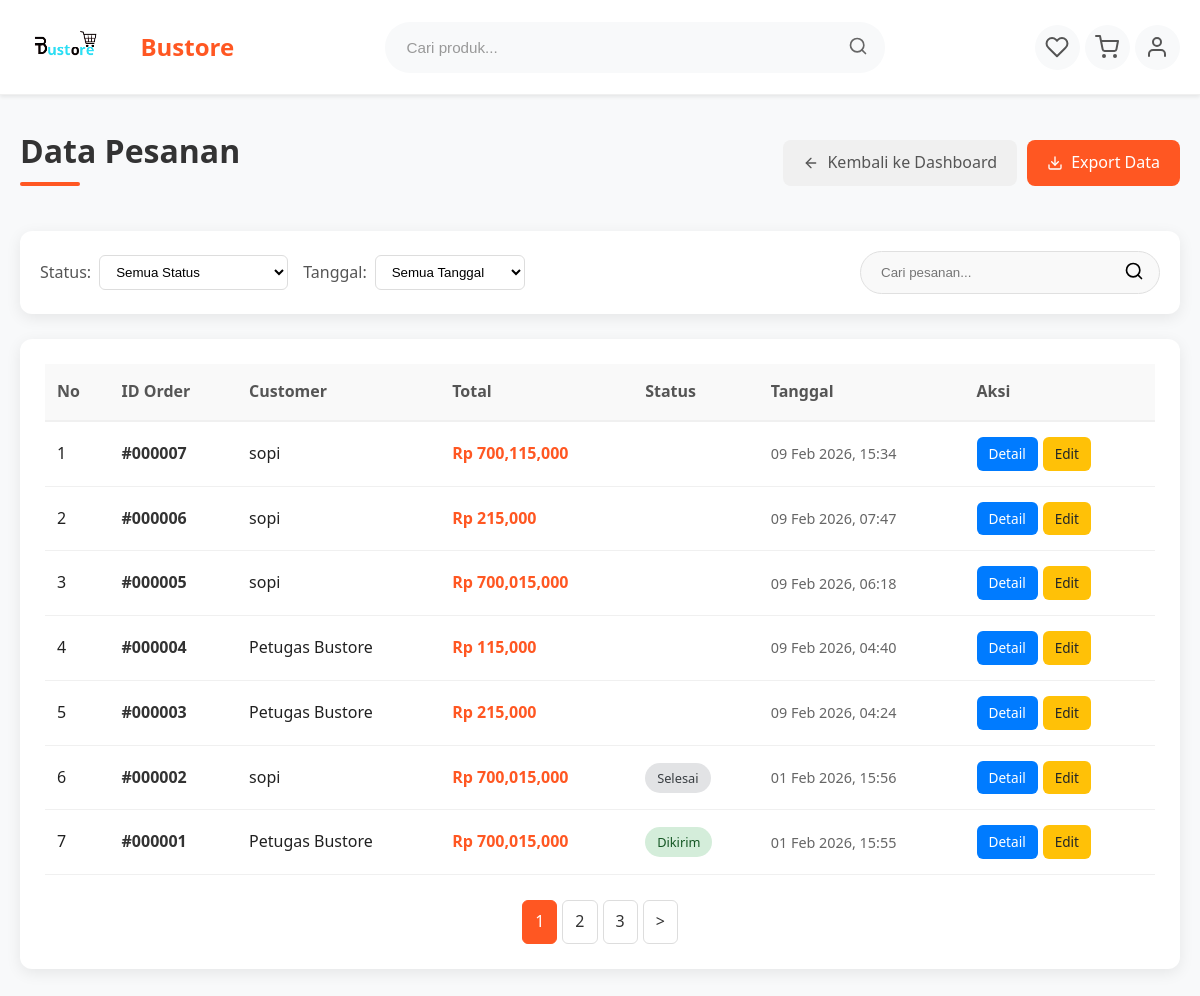
The app's page /admin/orders.php (signed in) with its own data.
### tables this page shows
CREATE TABLE `orders` (
  `id` int(11) NOT NULL,
  `user_id` int(11) NOT NULL,
  `total_price` int(11) NOT NULL COMMENT 'Total harga setelah ongkir',
  `shipping_cost` int(11) NOT NULL DEFAULT 0 COMMENT 'Biaya ongkir',
  `status` enum('Menunggu Pembayaran','Dikemas','Dikirim','Selesai','Dibatalkan') NOT NULL DEFAULT 'Menunggu Pembayaran',
  `payment_method` varchar(50) DEFAULT NULL COMMENT 'Metode pembayaran (Transfer, E-Wallet)',
  `payment_proof` varchar(255) DEFAULT NULL COMMENT 'Bukti pembayaran',
  `resi` varchar(100) DEFAULT NULL COMMENT 'Nomor resi tracking',
  `shipping_address` text DEFAULT NULL COMMENT 'Alamat pengiriman lengkap',
  `created_at` timestamp NOT NULL DEFAULT current_timestamp(),
  `updated_at` timestamp NOT NULL DEFAULT current_timestamp() ON UPDATE current_timestamp()
);

CREATE TABLE `users` (
  `id` int(11) NOT NULL,
  `name` varchar(100) DEFAULT NULL,
  `email` varchar(100) DEFAULT NULL,
  `phone` varchar(20) DEFAULT NULL,
  `address` text DEFAULT NULL,
  `profile_pic` varchar(255) DEFAULT NULL,
  `password` varchar(255) DEFAULT NULL,
  `role` enum('admin','petugas','customer') DEFAULT 'customer',
  `is_blacklisted` tinyint(1) NOT NULL DEFAULT 0
);

### admin/orders.php (the view, shortened to what this page needs)
<?php
include '../config/database.php';
?>
<!DOCTYPE html>
<html lang="id">
<head>
    <link rel="stylesheet" href="../assets/css/style.css">
</head>
<body>
    <?php include '../partials/navbar.php'; ?>
    <div class="container">
        <div class="page-header">
            <h1 class="page-title">Data Pesanan</h1>
            <div class="page-actions">
                <a href="dashboard.php" class="btn btn-secondary">
                    <svg width="16" height="16" viewBox="0 0 24 24" fill="none" stroke="currentColor" stroke-width="2" stroke-linecap="round" stroke-linejoin="round">
                        <line x1="19" y1="12" x2="5" y2="12"></line>
                        <polyline points="12 19 5 12 12 5"></polyline>
                    </svg>
                    Kembali ke Dashboard
                </a>
                <a href="export_orders.php" class="btn btn-primary">
                    <svg width="16" height="16" viewBox="0 0 24 24" fill="none" stroke="currentColor" stroke-width="2" stroke-linecap="round" stroke-linejoin="round">
                        <path d="M21 15v4a2 2 0 0 1-2 2H5a2 2 0 0 1-2-2v-4"></path>
                        <polyline points="7 10 12 15 17 10"></polyline>
                        <line x1="12" y1="15" x2="12" y2="3"></line>
                    </svg>
                    Export Data
                </a>
            </div>
        </div>
        <div class="filter-bar">
            <div class="filter-options">
                <div class="filter-group">
                    <label for="status-filter">Status:</label>
                    <select id="status-filter">
                        <option value="">Semua Status</option>
                    </select>
                </div>
                <div class="filter-group">
                    <label for="date-filter">Tanggal:</label>
                    <select id="date-filter">
                        <option value="">Semua Tanggal</option>
                    </select>
                </div>
            </div>
            <div class="search-box">
                <input type="text" placeholder="Cari pesanan..." id="search-input">
                <button type="button" id="search-btn">
                    <svg width="20" height="20" viewBox="0 0 24 24" fill="none" stroke="currentColor" stroke-width="2" stroke-linecap="round" stroke-linejoin="round">
                        <circle cx="11" cy="11" r="8"></circle>
                        <path d="m21 21-4.35-4.35"></path>
                    </svg>
                </button>
            </div>
        </div>
        <div class="orders-table-container">
            <?php
            $no = 1;
            $q = mysqli_query($conn, "SELECT o.*, u.name as customer_name FROM orders o LEFT JOIN users u ON o.user_id = u.id ORDER BY o.id DESC");
            $order_count = mysqli_num_rows($q);
            if ($order_count > 0) {
            ?>
            <table class="orders-table">
                <thead>
                    <tr>
                        <th>No</th>
                        <th>ID Order</th>
                        <th>Customer</th>
                        <th>Total</th>
                        <th>Status</th>
                        <th>Tanggal</th>
                        <th>Aksi</th>
                    </tr>
                </thead>
                <tbody>
                    <?php while ($o = mysqli_fetch_assoc($q)) { ?>
                    <tr>
                        <td><?= $no++ ?></td>
                        <td class="order-id">#<?= str_pad($o['id'], 6, '0', STR_PAD_LEFT) ?></td>
                        <td class="customer-name"><?= $o['customer_name'] ?? 'Guest' ?></td>
                        <td class="order-total">Rp <?= number_format($o['total_price']) ?></td>
                        <td>
                            <span class="status-badge status-<?= strtolower(str_replace(' ', '-', $o['status'])) ?>">
                                <?= $o['status'] ?>
                            </span>
                        </td>
                        <td class="order-date"><?= date('d M Y, H:i', strtotime($o['created_at'])) ?></td>
                        <td>
                            <div class="action-buttons">
                                <a href="order_detail.php?id=<?= $o['id'] ?>" class="btn btn-detail">Detail</a>
                                <a href="order_edit.php?id=<?= $o['id'] ?>" class="btn btn-edit">Edit</a>
                            </div>
                        </td>
                    </tr>
                    <?php } ?>
                </tbody>
            </table>
            <div class="pagination">
                <a href="#" class="active">1</a>
                <a href="#">2</a>
                <a href="#">3</a>
                <a href="#">></a>
            </div>
            <?php } ?>
        </div>
    </div>
</body>
</html>

### assets/css/style.css (style rules this page uses)
* { margin: 0; padding: 0; box-sizing: border-box; }
body { font-family: 'Segoe UI', Tahoma, Geneva, Verdana, sans-serif; background-color: #f8f9fa; color: #212121; line-height: 1.6; }
.container { max-width: 1200px; margin: 0 auto; padding: 0 20px; }
h1, h2, h3, h4 { margin-bottom: 15px; font-weight: 600; }
.btn { display: inline-block; padding: 12px 24px; border-radius: 6px; text-decoration: none; font-weight: 600; cursor: pointer; transition: all 0.3s ease; border: none; font-size: 1rem; text-align: center; }
.btn-primary { background-color: #007bff; color: #fff; border: 1px solid #007bff; }
.btn-secondary { background-color: #6c757d; color: #fff; border: 1px solid #6c757d; }

### admin/orders.php (style rules this page uses)
.container { max-width: 1200px; margin: 30px auto; padding: 0 20px; }
.page-header { display: flex; justify-content: space-between; align-items: center; margin-bottom: 30px; flex-wrap: wrap; gap: 15px; }
.page-title { font-size: 2rem; color: #333; position: relative; padding-bottom: 10px; }
.page-title::after { content: ''; position: absolute; bottom: 0; left: 0; width: 60px; height: 4px; background: #ff5722; border-radius: 2px; }
.page-actions { display: flex; gap: 10px; }
.btn { padding: 10px 20px; border-radius: 8px; text-decoration: none; font-weight: 500; display: inline-flex; align-items: center; gap: 8px; transition: all 0.2s; border: none; cursor: pointer; }
.btn-primary { background: #ff5722; color: white; }
.btn-secondary { background: #f0f0f0; color: #555; }
.filter-bar { background: white; border-radius: 12px; padding: 20px; box-shadow: 0 4px 15px rgba(0,0,0,0.08); margin-bottom: 25px; display: flex; justify-content: space-between; align-items: center; flex-wrap: wrap; gap: 15px; }
.filter-options { display: flex; gap: 15px; flex-wrap: wrap; }
.filter-group { display: flex; align-items: center; gap: 8px; }
.filter-group label { font-weight: 500; color: #555; }
.filter-group select { padding: 8px 12px; border: 1px solid #ddd; border-radius: 6px; background: white; min-width: 150px; }
.search-box { display: flex; align-items: center; background: #f9f9f9; border-radius: 25px; padding: 8px 15px; width: 300px; border: 1px solid #e0e0e0; }
.search-box input { border: none; background: none; outline: none; flex: 1; padding: 5px; }
.search-box button { background: none; border: none; cursor: pointer; padding: 0; margin-left: 8px; }
.orders-table-container { background: white; border-radius: 12px; padding: 25px; box-shadow: 0 4px 15px rgba(0,0,0,0.08); overflow-x: auto; }
.orders-table { width: 100%; border-collapse: collapse; }
.orders-table th { background-color: #f9f9f9; padding: 15px 12px; text-align: left; font-weight: 600; color: #555; border-bottom: 2px solid #f0f0f0; position: sticky; top: 0; }
.orders-table td { padding: 15px 12px; border-bottom: 1px solid #f0f0f0; }
.order-id { font-weight: 600; color: #333; }
.customer-name { font-weight: 500; }
.order-total { font-weight: 600; color: #ff5722; }
.order-date { color: #666; font-size: 0.9rem; }
.status-badge { padding: 6px 12px; border-radius: 20px; font-size: 0.8rem; font-weight: 500; white-space: nowrap; }
.status-dikirim { background: #d4edda; color: #155724; }
.status-selesai { background: #e2e3e5; color: #383d41; }
.action-buttons { display: flex; gap: 8px; }
.btn-detail { background: #007bff; color: white; padding: 6px 12px; border-radius: 6px; font-size: 0.85rem; }
.btn-edit { background: #ffc107; color: #212529; padding: 6px 12px; border-radius: 6px; font-size: 0.85rem; }
.pagination { display: flex; justify-content: center; margin-top: 25px; gap: 5px; }
.pagination a { display: inline-block; padding: 8px 12px; border: 1px solid #ddd; border-radius: 6px; color: #333; text-decoration: none; transition: all 0.2s; }
.pagination a.active { background: #ff5722; color: white; border-color: #ff5722; }

### partials/navbar.php (style rules this page uses)
.action-buttons { display: flex; align-items: center; gap: 5px; }

### records on screen
orders: id "000007", user.name "sopi", total_price "700,115,000", created_at "09 Feb 2026, 15:34"
orders: id "000006", user.name "sopi", total_price "215,000", created_at "09 Feb 2026, 07:47"
orders: id "000005", user.name "sopi", total_price "700,015,000", created_at "09 Feb 2026, 06:18"
orders: id "000004", user.name "Petugas Bustore", total_price "115,000", created_at "09 Feb 2026, 04:40"
orders: id "000003", user.name "Petugas Bustore", total_price "215,000", created_at "09 Feb 2026, 04:24"
orders: id "000002", user.name "sopi", total_price "700,015,000", status "Selesai", created_at "01 Feb 2026, 15:56"
orders: id "000001", user.name "Petugas Bustore", total_price "700,015,000", status "Dikirim", created_at "01 Feb 2026, 15:55"
